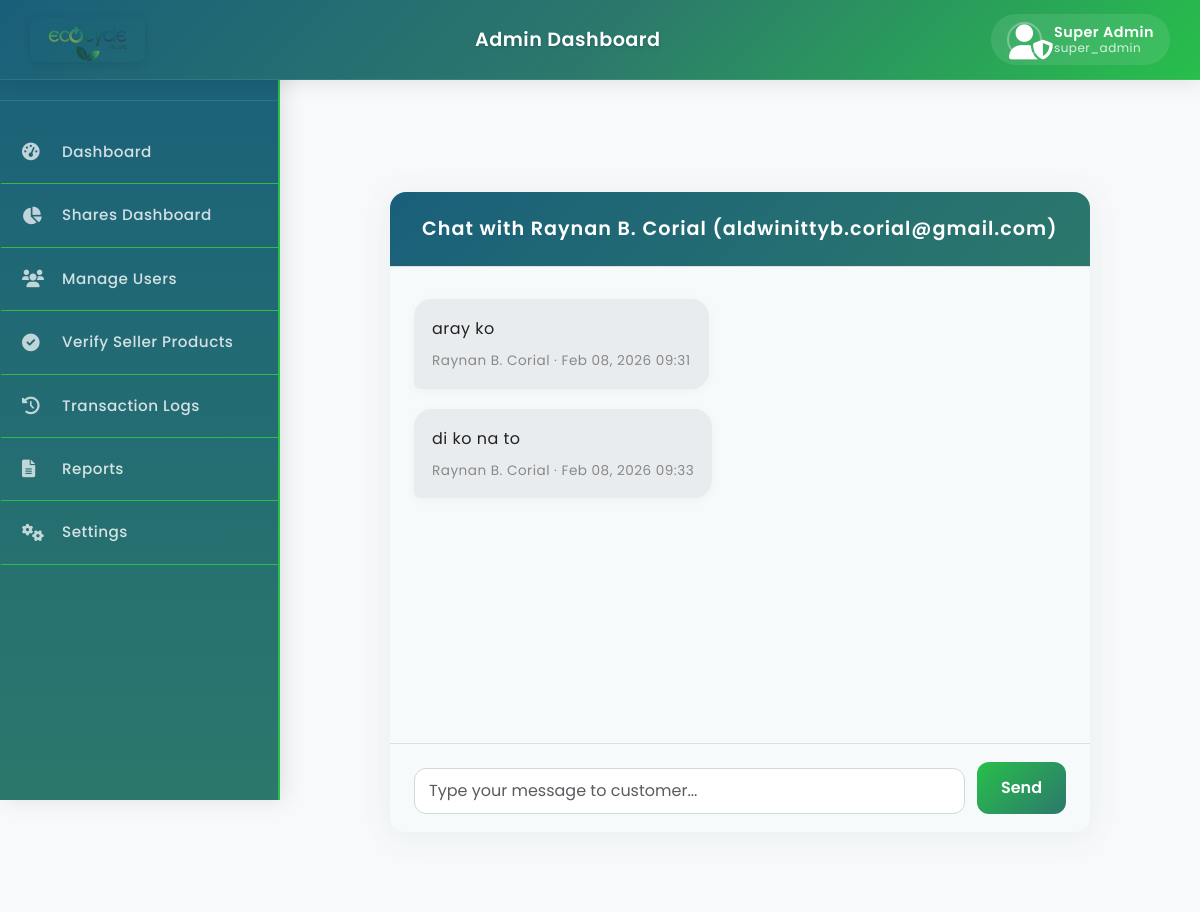
Page /admin/adminchat.php?buyer_id=2 (signed in) on the committed database.
### tables this page shows
CREATE TABLE `buyers` (
  `buyer_id` int(11) NOT NULL AUTO_INCREMENT,
  `fullname` varchar(100) NOT NULL,
  `username` varchar(50) NOT NULL,
  `phone_number` varchar(20) NOT NULL,
  `email` varchar(100) NOT NULL,
  `password` varchar(255) NOT NULL,
  `address` text DEFAULT NULL,
  `documents` varchar(255) DEFAULT NULL,
  `status` enum('active','blocked') DEFAULT 'active',
  `created_at` timestamp NOT NULL DEFAULT current_timestamp(),
  `updated_at` timestamp NOT NULL DEFAULT current_timestamp() ON UPDATE current_timestamp(),
  `last_login` datetime DEFAULT NULL,
  `ecocoins_balance` decimal(10,2) NOT NULL DEFAULT 0.00,
  `reset_token` varchar(255) DEFAULT NULL,
  `reset_token_expires` datetime DEFAULT NULL,
  `reset_required` tinyint(1) DEFAULT 0,
  `failed_attempts` int(11) DEFAULT 0,
  `last_failed_attempt` datetime DEFAULT NULL,
  PRIMARY KEY (`buyer_id`),
  UNIQUE KEY `username` (`username`),
  UNIQUE KEY `email` (`email`)
);

CREATE TABLE `messages` (
  `message_id` int(11) NOT NULL AUTO_INCREMENT,
  `buyer_id` int(11) NOT NULL,
  `admin_id` int(11) DEFAULT NULL,
  `sender_type` enum('buyer','admin') NOT NULL,
  `message_text` text NOT NULL,
  `feedback_text` text DEFAULT NULL,
  `status` enum('sent','received','replied','archived') DEFAULT 'sent',
  `created_at` timestamp NOT NULL DEFAULT current_timestamp(),
  `updated_at` timestamp NOT NULL DEFAULT current_timestamp() ON UPDATE current_timestamp(),
  PRIMARY KEY (`message_id`),
  KEY `buyer_id` (`buyer_id`),
  KEY `admin_id` (`admin_id`)
);

### admin/adminchat.php (the view, shortened to what this page needs)
<?php
include 'adminheader.php';
include 'adminsidebar.php';
require_once __DIR__ . '/../config/database.php';
$buyer_id = isset($_GET['buyer_id']) ? intval($_GET['buyer_id']) : 0;
$buyerStmt = $pdo->prepare('SELECT fullname, email FROM buyers WHERE buyer_id = ? LIMIT 1');
$buyerStmt->execute([$buyer_id]);
$buyer = $buyerStmt->fetch();
$stmt = $pdo->prepare('SELECT * FROM messages WHERE buyer_id = ? ORDER BY created_at ASC');
$stmt->execute([$buyer_id]);
$messages = $stmt->fetchAll();
?>
<main class="admin-main-content" style="margin-left:280px; padding:40px 20px 20px 20px; min-height:100vh; background:#f8f9fa;">
    <div class="messenger-container">
        <div class="messenger-header">Chat with <?php echo htmlspecialchars($buyer['fullname']); ?> (<?php echo htmlspecialchars($buyer['email']); ?>)</div>
        <div class="messenger-messages" id="messengerMessages">
            <?php if (empty($messages)): ?>
                <p class="text-center text-muted">No messages yet.</p>
            <?php else: ?>
                <?php foreach ($messages as $msg): ?>
                    <div class="messenger-bubble <?php echo $msg['sender_type'] === 'admin' ? 'messenger-admin' : 'messenger-buyer'; ?>">
                        <?php echo nl2br(htmlspecialchars($msg['message_text'])); ?>
                        <div class="messenger-meta <?php echo $msg['sender_type'] === 'buyer' ? 'admin' : ''; ?>">
                            <?php echo $msg['sender_type'] === 'admin' ? 'You (Admin)' : htmlspecialchars($buyer['fullname']); ?> &middot; <?php echo date('M d, Y H:i', strtotime($msg['created_at'])); ?>
                        </div>
                    </div>
                <?php endforeach; ?>
            <?php endif; ?>
        </div>
        <form method="post" class="messenger-input-area">
            <textarea name="reply_message" class="form-control" rows="1" placeholder="Type your message to customer..." required></textarea>
            <button type="submit">Send</button>
        </form>
    </div>
</main>

### style.css (style rules this page uses)
body { font-family: 'Poppins', sans-serif; --heading-font : "Inter", sans-serif; --bs-link-color: #333; --bs-link-hover-color:#333; --bs-link-color-rgb: 40,40,40; --bs-link-hover-color-rgb: 0,0,0; --bs-light-rgb: 248, 248, 248; --bs-font-sans-serif: "Inter", sans-serif; --bs-body-font-family: 'Poppins', sans-serif; --bs-body-font-size: 1rem; --bs-body-font-weight: 400; --bs-body-line-height: 2; --bs-body-color: #747474; --bs-primary: #6BB252; --bs-primary-rgb: 107, 178, 82; --bs-secondary: #364127; --bs-secondary-rgb: 54, 65, 39; --bs-danger: #F95F09; --bs-danger-rgb: 249, 95, 9; --bs-success: #a3be4c; --bs-success-rgb: 163, 190, 76; --bs-primary-bg-subtle: #FFF9EB; --bs-success-bg-subtle: #eef5e5; --bs-border-color: #F7F7F7; }
body { letter-spacing: 0.03em; }

### admin/adminheader.php (style rules this page uses)
body { padding-top: 80px; font-family: 'Poppins', sans-serif; background-color: #f8f9fa; }

### admin/adminchat.php (style rules this page uses)
.messenger-container { max-width: 700px; margin: 40px auto 0 auto; background: #fff; border-radius: 16px; box-shadow: 0 4px 32px rgba(44,120,108,0.08); display: flex; flex-direction: column; height: 80vh; min-height: 500px; overflow: hidden; }
.messenger-header { background: linear-gradient(135deg, #1a5f7a 0%, #2c786c 100%); color: #fff; padding: 18px 32px; font-size: 1.2rem; font-weight: 600; letter-spacing: 1px; border-bottom: 1px solid #e0e0e0; }
.messenger-messages { flex: 1 1 auto; padding: 32px 24px 24px 24px; overflow-y: auto; background: #f7fafb; display: flex; flex-direction: column; gap: 18px; }
.messenger-bubble { max-width: 65%; padding: 14px 18px; border-radius: 18px; font-size: 1rem; position: relative; word-break: break-word; box-shadow: 0 2px 8px rgba(44,120,108,0.06); margin-bottom: 2px; }
.messenger-buyer { align-self: flex-start; background: #e9ecef; color: #222; border-bottom-left-radius: 6px; }
.messenger-meta { font-size: 0.85rem; color: #888; margin-top: 2px; margin-bottom: 0; text-align: right; }
.messenger-meta.admin { text-align: left; }
.messenger-input-area { background: #f7fafb; padding: 18px 24px 18px 24px; border-top: 1px solid #e0e0e0; display: flex; gap: 12px; align-items: flex-end; }
.messenger-input-area textarea { flex: 1 1 auto; resize: none; border-radius: 12px; border: 1px solid #cfd8dc; padding: 10px 14px; font-size: 1rem; min-height: 44px; max-height: 120px; background: #fff; }
.messenger-input-area button { flex: 0 0 auto; border-radius: 12px; padding: 10px 24px; font-size: 1rem; font-weight: 600; background: linear-gradient(135deg, #28bf4b 0%, #2c786c 100%); color: #fff; border: none; transition: background 0.2s; }

### rows in the picture
buyers: fullname "Raynan B. Corial", email "aldwinittyb.corial@gmail.com"
messages: message_text "aray ko", buyer.fullname "Raynan B. Corial", created_at "Feb 08, 2026 09:31"
messages: message_text "di ko na to", buyer.fullname "Raynan B. Corial", created_at "Feb 08, 2026 09:33"

### other values in the picture
$_SESSION['fullname'] "Super Admin"
$_SESSION['role'] "super_admin"
